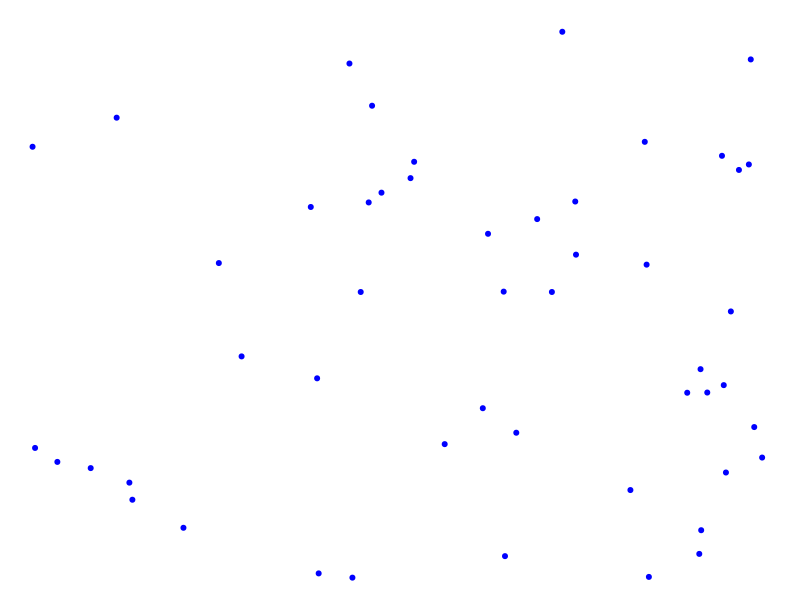

Recreate this plot in R. (Note: this script raises an error after producing the figure.)
# Boids Simulation in R

set.seed(42) # For reproducibility

# Parameters
n_boids <- 50
width <- 1000
height <- 800
max_speed <- 5
max_force <- 0.2
vision_radius <- 50
separation_radius <- 20

# Initialize boids
boids <- data.frame(
  x = runif(n_boids, 0, width),
  y = runif(n_boids, 0, height),
  vx = runif(n_boids, -1, 1),
  vy = runif(n_boids, -1, 1)
)

# Normalize speed
boids$vx <- boids$vx / sqrt(boids$vx^2 + boids$vy^2) * max_speed
boids$vy <- boids$vy / sqrt(boids$vx^2 + boids$vy^2) * max_speed

# Helper functions
distance <- function(x1, y1, x2, y2) {
  sqrt((x1 - x2)^2 + (y1 - y2)^2)
}

limit <- function(value, min_val, max_val) {
  pmin(pmax(value, min_val), max_val)
}

# Rules
separation <- function(boid, boids) {
  steering <- c(0, 0)
  total <- 0
  
  for (i in 1:nrow(boids)) {
    d <- distance(boid$x, boid$y, boids$x[i], boids$y[i])
    if (i != boid && d < separation_radius) {
      steering[1] <- steering[1] - (boids$x[i] - boid$x)
      steering[2] <- steering[2] - (boids$y[i] - boid$y)
      total <- total + 1
    }
  }
  
  if (total > 0) {
    steering <- steering / total
    mag <- sqrt(steering[1]^2 + steering[2]^2)
    if (mag > 0) {
      steering <- steering / mag * max_speed
      steering <- steering - c(boid$vx, boid$vy)
      steering <- limit(steering, -max_force, max_force)
    }
  }
  
  return(steering)
}

alignment <- function(boid, boids) {
  steering <- c(0, 0)
  total <- 0
  
  for (i in 1:nrow(boids)) {
    d <- distance(boid$x, boid$y, boids$x[i], boids$y[i])
    if (i != boid && d < vision_radius) {
      steering[1] <- steering[1] + boids$vx[i]
      steering[2] <- steering[2] + boids$vy[i]
      total <- total + 1
    }
  }
  
  if (total > 0) {
    steering <- steering / total
    mag <- sqrt(steering[1]^2 + steering[2]^2)
    if (mag > 0) {
      steering <- steering / mag * max_speed
      steering <- steering - c(boid$vx, boid$vy)
      steering <- limit(steering, -max_force, max_force)
    }
  }
  
  return(steering)
}

cohesion <- function(boid, boids) {
  steering <- c(0, 0)
  total <- 0
  
  for (i in 1:nrow(boids)) {
    d <- distance(boid$x, boid$y, boids$x[i], boids$y[i])
    if (i != boid && d < vision_radius) {
      steering[1] <- steering[1] + boids$x[i]
      steering[2] <- steering[2] + boids$y[i]
      total <- total + 1
    }
  }
  
  if (total > 0) {
    steering <- steering / total
    steering <- steering - c(boid$x, boid$y)
    mag <- sqrt(steering[1]^2 + steering[2]^2)
    if (mag > 0) {
      steering <- steering / mag * max_speed
      steering <- steering - c(boid$vx, boid$vy)
      steering <- limit(steering, -max_force, max_force)
    }
  }
  
  return(steering)
}

# Main loop
dev.new(width = width, height = height)
par(mar = rep(0, 4))

for (iter in 1:200) {
  plot(0, 0, type = "n", xlim = c(0, width), ylim = c(0, height), ann = FALSE, axes = FALSE)
  points(boids$x, boids$y, pch = 20, col = "blue")
  
  for (i in 1:nrow(boids)) {
    sep <- separation(boids[i, ], boids)
    ali <- alignment(boids[i, ], boids)
    coh <- cohesion(boids[i, ], boids)
    
    boids$vx[i] <- boids$vx[i] + sep[1] + ali[1] + coh[1]
    boids$vy[i] <- boids$vy[i] + sep[2] + ali[2] + coh[2]
    
    speed <- sqrt(boids$vx[i]^2 + boids$vy[i]^2)
    if (speed > max_speed) {
      boids$vx[i] <- boids$vx[i] / speed * max_speed
      boids$vy[i] <- boids$vy[i] / speed * max_speed
    }
    
    boids$x[i] <- boids$x[i] + boids$vx[i]
    boids$y[i] <- boids$y[i] + boids$vy[i]
    
    # Wrap around edges
    if (boids$x[i] < 0) boids$x[i] <- width
    if (boids$x[i] > width) boids$x[i] <- 0
    if (boids$y[i] < 0) boids$y[i] <- height
    if (boids$y[i] > height) boids$y[i] <- 0
  }
  
  Sys.sleep(0.1)
}